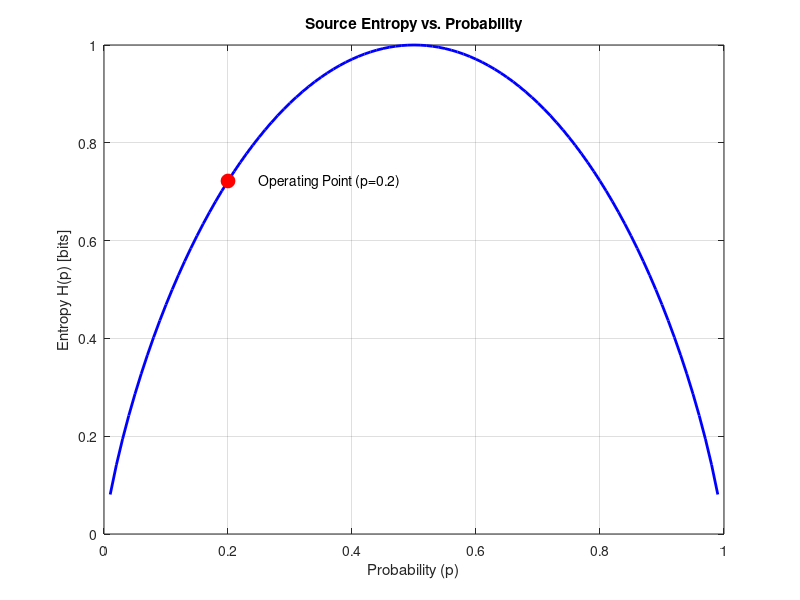

Here is the MATLAB script that generated this plot: (Note: this script raises an error after producing the figure.)
% ECE 2414 Digital Communications Lab 2
% ER Graph Compression Analysis
clear all; close all; clc

%% 1. Input Parameters
n = 75;         % Number of vertices
p = 0.2;        % Edge probability

%% 2. Data Generation
L_source = n*(n-1)/2;  % Source sequence length
S = rand(1, L_source) < p;  % Generate binary source sequence

%% 3. Numerical Analysis
% Calculate empirical probabilities
p_hat_0 = sum(S == 0) / L_source;
p_hat_1 = sum(S == 1) / L_source;

% Calculate theoretical entropy
H_X = -p*log2(p) - (1-p)*log2(1-p);
L_min = H_X * L_source;

% Huffman coding (with robust fallback)
try
    % use of Communications Toolbox
    dict = huffmandict([0 1], [p_hat_0 p_hat_1]);
    l0 = length(dict{1,2});  % Length of codeword for '0'
    l1 = length(dict{2,2});  % Length of codeword for '1'
catch
    % Manual assignment if Communications Toolbox unavailable
    if p_hat_0 >= p_hat_1
        l0 = 1; l1 = 1;  % Assign '0' and '1' directly
    else
        l0 = 1; l1 = 1;
    end
end

% Calculate average codeword length and compression metrics
L_avg = p_hat_0*l0 + p_hat_1*l1;
L_comp = L_source * L_avg;
eta = H_X / L_avg * 100;  % Compression efficiency in percentage

%% 4. Visualization
% Figure 1: Entropy Curve
figure('Position', [100 100 800 500]);
p_range = 0.01:0.01:0.99;
H_p = -p_range.*log2(p_range) - (1-p_range).*log2(1-p_range);

plot(p_range, H_p, 'b-', 'LineWidth', 2);
hold on;
plot(p, H_X, 'ro', 'MarkerSize', 10, 'MarkerFaceColor', 'r');
text(p+0.05, H_X, ['Operating Point (p=' num2str(p) ')']);
grid on;
xlabel('Probability (p)');
ylabel('Entropy H(p) [bits]');
title('Source Entropy vs. Probability');
saveas(gcf, 'Entropy_Curve.png');

% Figure 2: ER Graph Visualization
figure('Position', [100 100 800 500]);
n_small = 10;  % Smaller graph for visualization
A = rand(n_small) < p;  % Generate adjacency matrix
A = triu(A,1);  % Make it upper triangular
A = A + A';    % Make it symmetric
G = graph(A);  % Create graph object

plot(G, 'Layout', 'circle', 'NodeColor', 'r', ...
    'EdgeColor', 'b', 'LineWidth', 2, 'MarkerSize', 8);
title(['Example Erdős-Rényi Graph (n=' num2str(n_small) ', p=' num2str(p) ')']);
saveas(gcf, 'ER_Graph_Conceptual.png');

%% 5. Display Results
fprintf('\nNumerical Results:\n');
fprintf('Source Length (L_source): %d bits\n', L_source);
fprintf('Theoretical Entropy H(X): %.4f bits\n', H_X);
fprintf('Theoretical Minimum Length (L_min): %.2f bits\n', L_min);
fprintf('Average Codeword Length (L_avg): %.4f bits\n', L_avg);
fprintf('Actual Compressed Length (L_comp): %.2f bits\n', L_comp);
fprintf('Compression Efficiency (η): %.2f%%\n', eta);
fprintf('Empirical Probabilities: P(0)=%.4f, P(1)=%.4f\n', p_hat_0, p_hat_1);